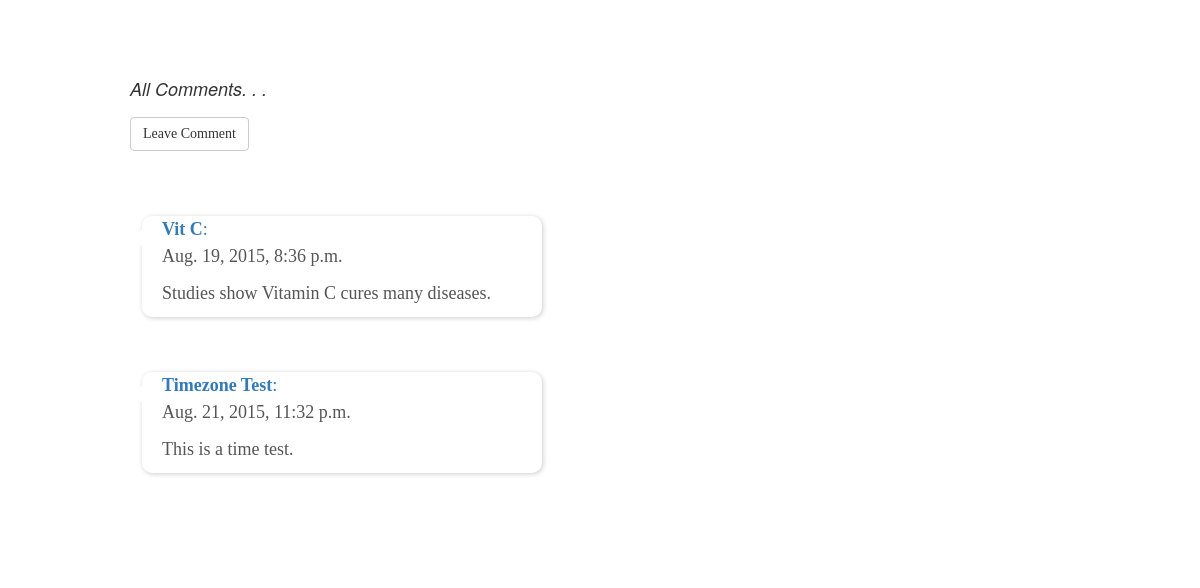
The page /talks/10/ (lower part) on the database as committed earlier.
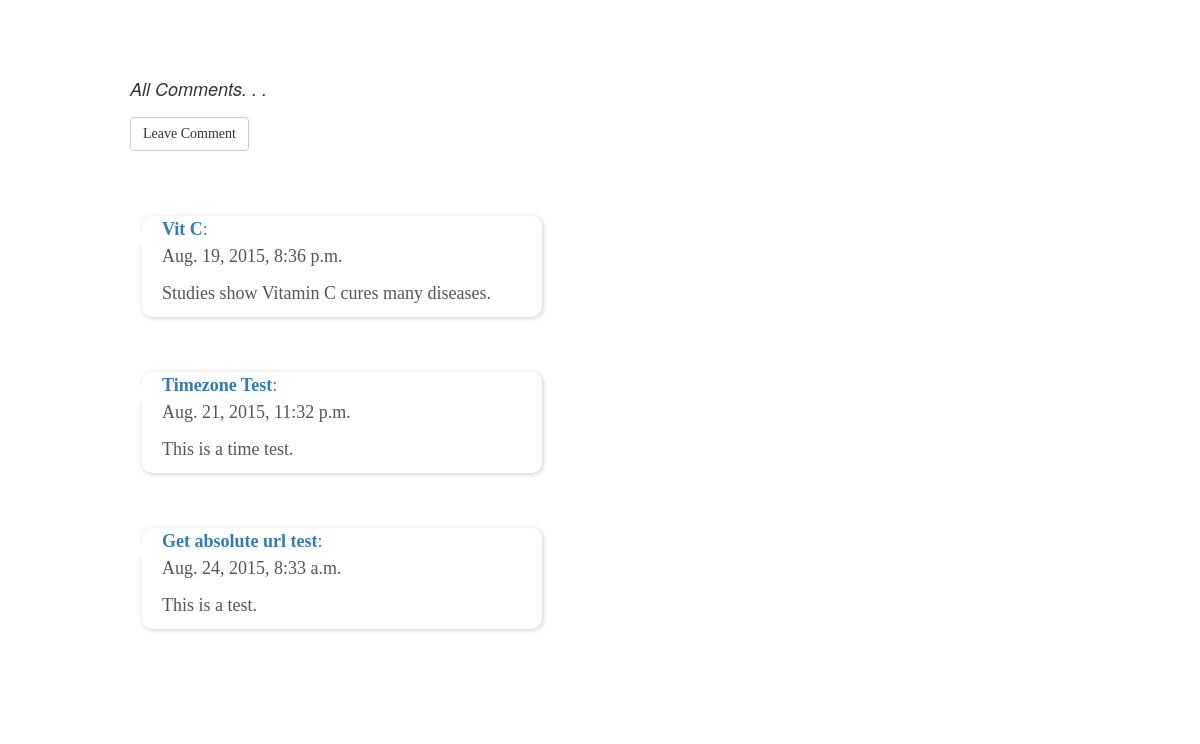
The same page on the database as committed later.
### talks/models.py (models this page shows, shortened)
class Comment(models.Model):
	talk = models.ForeignKey(TalkList, related_name='comments')
	title = models.CharField(max_length=50)
	text = models.TextField(max_length=1024)
	timestamp = models.DateTimeField(auto_now_add=True, auto_now=False)
	def get_absolute_url(self):
		return reverse('view_comment', kwargs={'pk': self.pk})

### talks/views.py (the view)
# urls.py: url(r'^(?P<pk>\d+)/$', TalkDetailView.as_view(), name='talk_detail'),
class TalkDetailView(DetailView):
    model = TalkList
    template_name = 'talk_detail.html'

### templates/talk_detail.html (shortened to what this page needs)
{% extends 'base.html' %}
{% load staticfiles %}
{% block content %}
<div class="row">
	<div class="col-sm-6">
		<h4><i>All Comments. . .</i></h4>
		<p><a href="{% url 'comment' object.pk %}" class="btn btn-default navbar-btn">Leave Comment</a></p></br>
			{% for c in object.comments.all %}
				<div class="comment">
					<div class="bubble-list">
						<div class="bubble clearfix">
						<div class="bubble-content">
							<div class="point"></div>
					<div class="body"><strong><a href="{{ c.get_absolute_url }}">{{ c.title }}</strong>:</a></div>
					<div class="time">{{ c.timestamp }}</div>
					<div class="body"><p>{{ c.text|linebreaks }}</p></div>
						</div>
						</div>
						</div>
				</div>
			{% endfor %}
	</div>
</div>
{% endblock %}

Rows that differ between the two databases and show on the page:
added Comment: title "Get absolute url test", timestamp "Aug. 24, 2015, 8:33 a.m.", text "This is a test."
